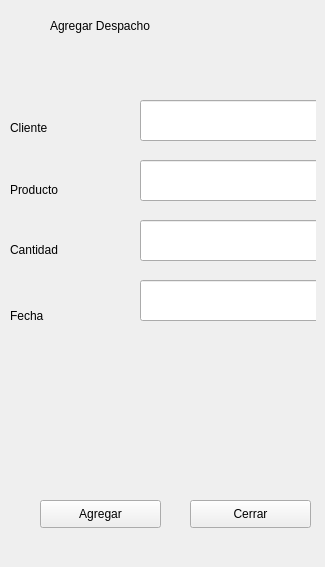
               <widget class="QWidget" name="agregarD">
                <widget class="QWidget" name="widget_6" native="true">
                 <property name="geometry">
                  <rect>
                   <x>10</x>
                   <y>10</y>
                   <width>306</width>
                   <height>548</height>
                  </rect>
                 </property>
                 <widget class="QLineEdit" name="lineEdit_20">
                  <property name="geometry">
                   <rect>
                    <x>130</x>
                    <y>90</y>
                    <width>181</width>
                    <height>41</height>
                   </rect>
                  </property>
                 </widget>
                 <widget class="QLineEdit" name="lineEdit_21">
                  <property name="geometry">
                   <rect>
                    <x>130</x>
                    <y>150</y>
                    <width>181</width>
                    <height>41</height>
                   </rect>
                  </property>
                 </widget>
                 <widget class="QLineEdit" name="lineEdit_22">
                  <property name="geometry">
                   <rect>
                    <x>130</x>
                    <y>210</y>
                    <width>181</width>
                    <height>41</height>
                   </rect>
                  </property>
                 </widget>
                 <widget class="QLineEdit" name="lineEdit_23">
                  <property name="geometry">
                   <rect>
                    <x>130</x>
                    <y>270</y>
                    <width>181</width>
                    <height>41</height>
                   </rect>
                  </property>
                 </widget>
                 <widget class="QLabel" name="label_24">
                  <property name="geometry">
                   <rect>
                    <x>40</x>
                    <y>0</y>
                    <width>241</width>
                    <height>31</height>
                   </rect>
                  </property>
                  <property name="text">
                   <string>Agregar Despacho</string>
                  </property>
                 </widget>
                 <widget class="QLabel" name="label_25">
                  <property name="geometry">
                   <rect>
                    <x>0</x>
                    <y>110</y>
                    <width>101</width>
                    <height>16</height>
                   </rect>
                  </property>
                  <property name="text">
                   <string>Cliente</string>
                  </property>
                 </widget>
                 <widget class="QLabel" name="label_26">
                  <property name="geometry">
                   <rect>
                    <x>0</x>
                    <y>170</y>
                    <width>101</width>
                    <height>20</height>
                   </rect>
                  </property>
                  <property name="text">
                   <string>Producto</string>
                  </property>
                 </widget>
                 <widget class="QLabel" name="label_27">
                  <property name="geometry">
                   <rect>
                    <x>0</x>
                    <y>230</y>
                    <width>91</width>
                    <height>20</height>
                   </rect>
                  </property>
                  <property name="text">
                   <string>Cantidad</string>
                  </property>
                 </widget>
                 <widget class="QLabel" name="label_28">
                  <property name="geometry">
                   <rect>
                    <x>0</x>
                    <y>290</y>
                    <width>91</width>
                    <height>31</height>
                   </rect>
                  </property>
                  <property name="text">
                   <string>Fecha</string>
                  </property>
                 </widget>
                 <widget class="QPushButton" name="pushButton_7">
                  <property name="geometry">
                   <rect>
                    <x>180</x>
                    <y>490</y>
                    <width>121</width>
                    <height>28</height>
                   </rect>
                  </property>
                  <property name="text">
                   <string>Cerrar</string>
                  </property>
                  <property name="icon">
                   <iconset>
                    <normaloff>img/cancelar.png</normaloff>img/cancelar.png</iconset>
                  </property>
                  <property name="iconSize">
                   <size>
                    <width>28</width>
                    <height>28</height>
                   </size>
                  </property>
                 </widget>
                 <widget class="QPushButton" name="pushButton_8">
                  <property name="geometry">
                   <rect>
                    <x>30</x>
                    <y>490</y>
                    <width>121</width>
                    <height>28</height>
                   </rect>
                  </property>
                  <property name="text">
                   <string>Agregar</string>
                  </property>
                  <property name="icon">
                   <iconset>
                    <normaloff>img/agregar.png</normaloff>img/agregar.png</iconset>
                  </property>
                  <property name="iconSize">
                   <size>
                    <width>28</width>
                    <height>28</height>
                   </size>
                  </property>
                 </widget>
                </widget>
               </widget>
